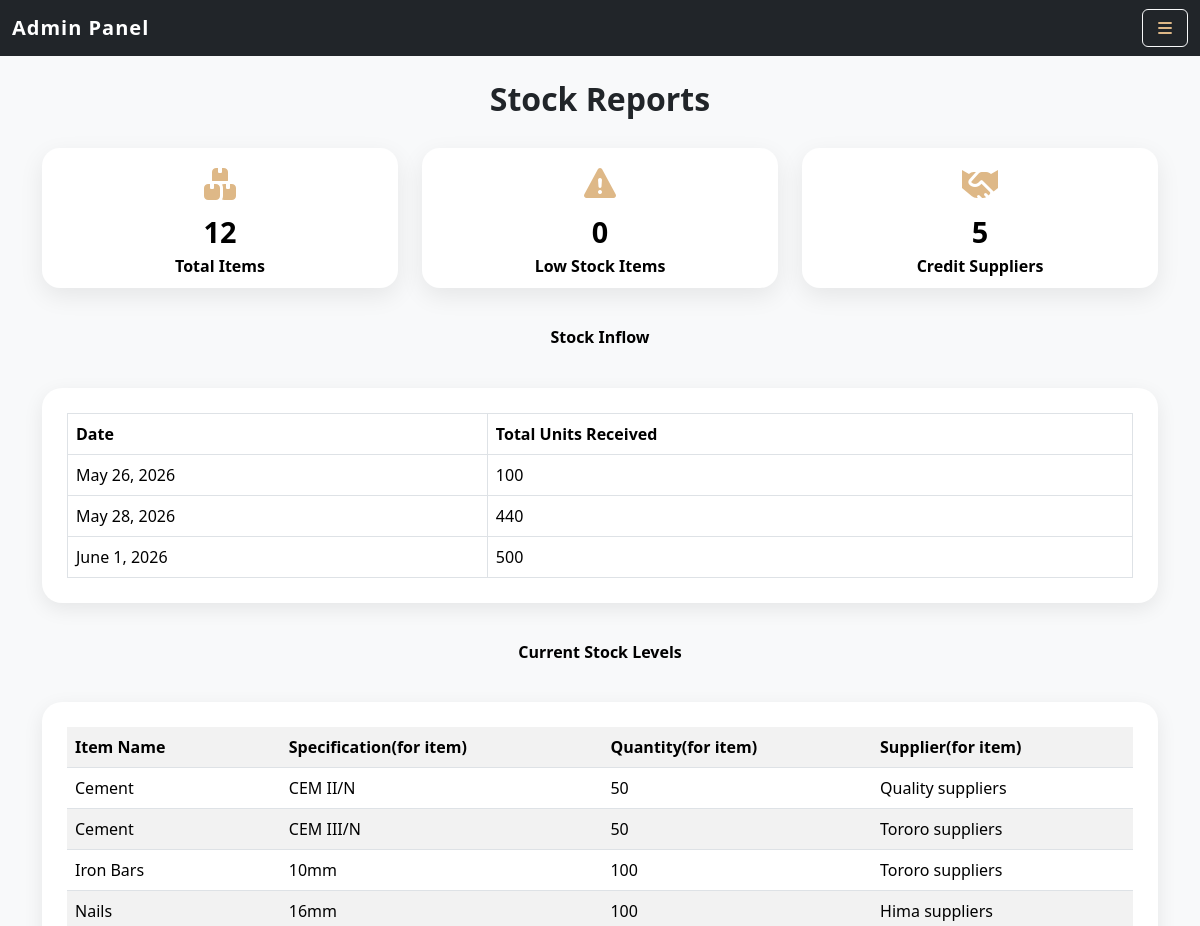
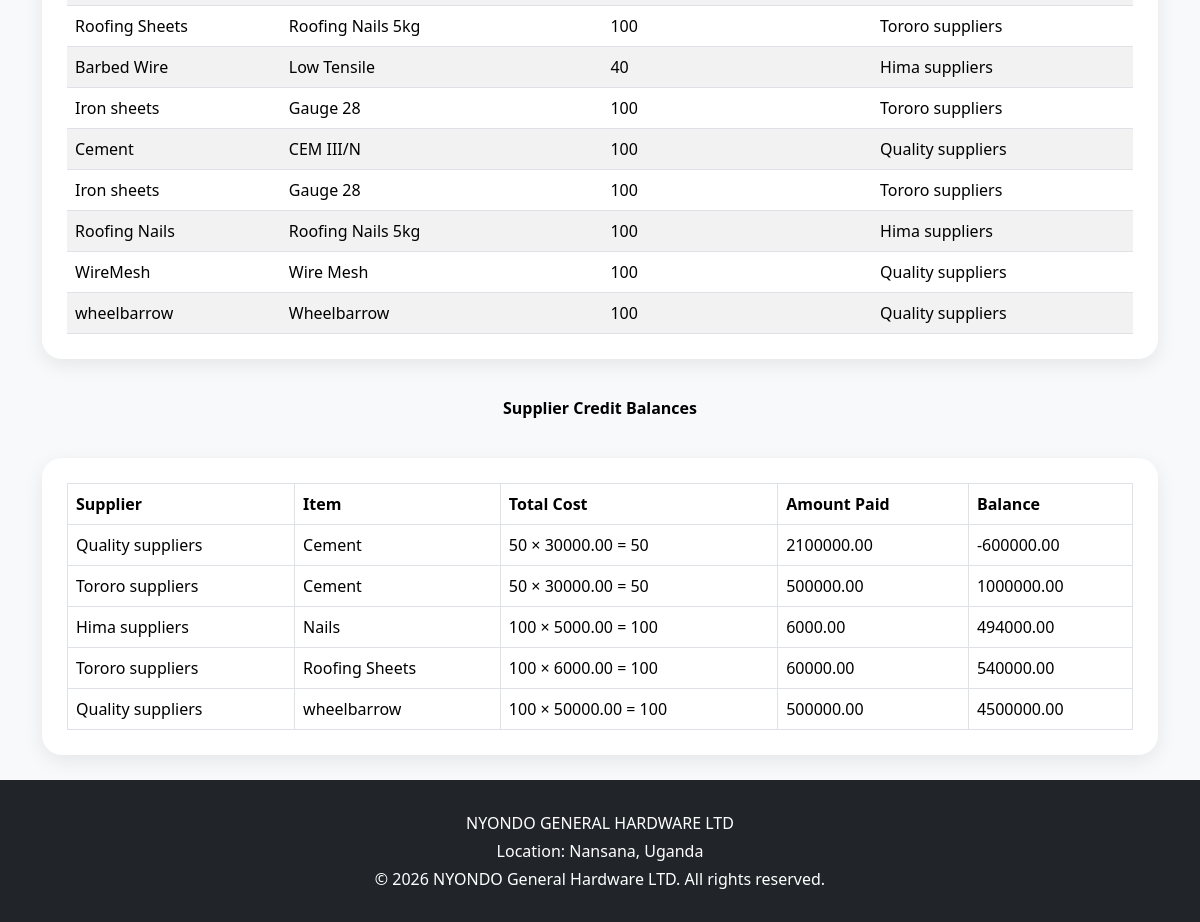
Page /dashboard/stock-reports/ on the earlier database version (2 pictures, top to bottom).
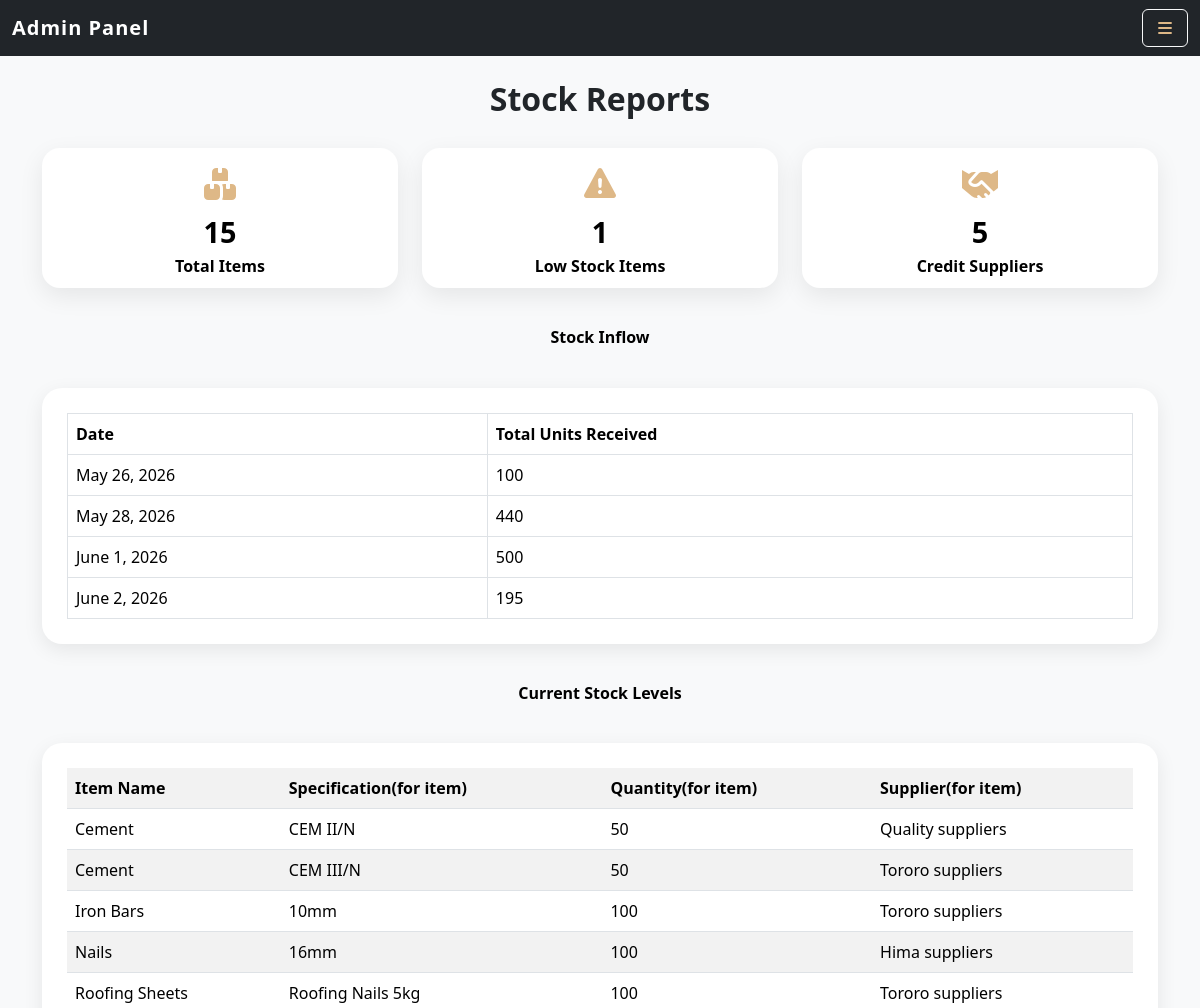
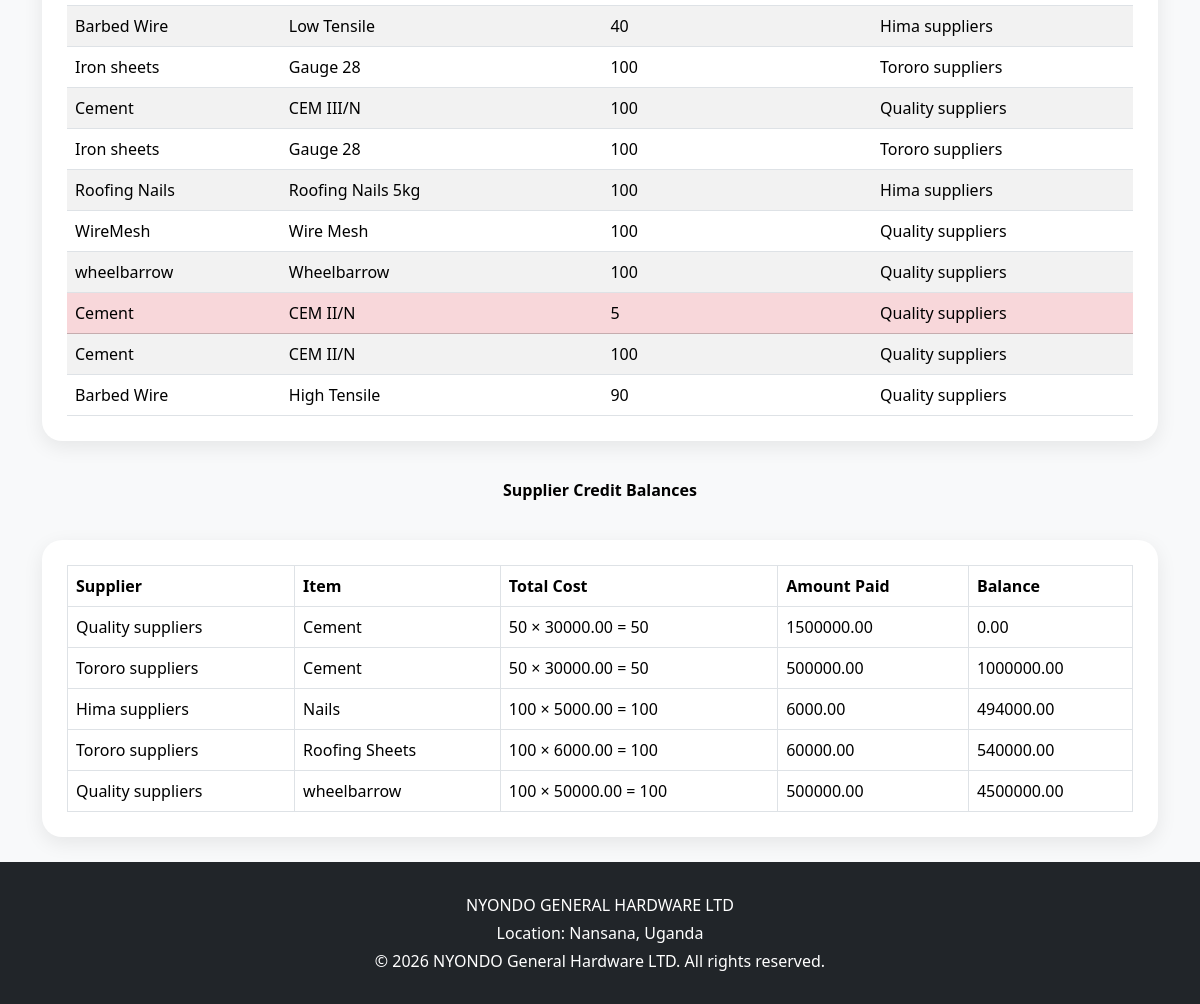
Same page on the later database version (2 pictures, top to bottom).
### dupapp/models.py (models this page shows, shortened)
class Stock(models.Model):
    item_name = models.CharField(max_length=50)
    specification = models.CharField(max_length=100,blank=True)
    quantity = models.IntegerField()
    unit_cost = models.DecimalField(max_digits=10,decimal_places=2)
    selling_price = models.DecimalField(max_digits=10,decimal_places=2 )
    supplier = models.ForeignKey(Supplier,on_delete=models.CASCADE,related_name='stocks')
    date_received = models.DateTimeField(auto_now_add=True)
    payment_method = models.CharField(max_length=20,choices=[
            ('Cash', 'Cash'),
            ('Credit', 'Credit')
        ]
    )
    amount_paid = models.DecimalField(max_digits=10,decimal_places=2,default=0)
    def balance(self):
        return (self.quantity * self.unit_cost) - self.amount_paid

class Supplier(models.Model):
    name = models.CharField(max_length=100, unique=True)
    email = models.EmailField(unique=True)
    contact = models.CharField(max_length=20,blank=True,null=True)
    address = models.CharField(max_length=200,blank=True,null=True)

### dupapp/views.py (the view)
# urls.py: path("dashboard/stock-reports/",views.admin_stock_reports,name="admin_stock_reports"),
def admin_stock_reports(request):
    inflow = Stock.objects.values(
        'date_received__date'
    ).annotate(total=Sum('quantity'))
    current_stock = Stock.objects.all()
    supplier_credit = Stock.objects.filter(
        payment_method="Credit"
    )
    low_stock = Stock.objects.filter(
        quantity__lt=10
    )
    return render(request, "reports_stock.html", {
        "inflow": inflow,
        "current_stock": current_stock,
        "supplier_credit": supplier_credit,
        "low_stock": low_stock,
    })

### dupapp/templates/reports_stock.html (shortened to what this page needs)
{% extends "base_admin.html" %}
{% block content %}
<h2>Stock Reports</h2>
<div class="row mb-4">
  <div class="col-md-4">
    <div class="report-card">
      <i class="fas fa-boxes"></i>
      <div class="number">{{ current_stock.count }}</div>
      <div class="label">Total Items</div>
    </div>
  </div>
  <div class="col-md-4">
    <div class="report-card">
      <i class="fas fa-exclamation-triangle "></i>
      <div class="number">{{ low_stock.count }}</div>
      <div class="label">Low Stock Items</div>
    </div>
  </div>
  <div class="col-md-4">
    <div class="report-card">
      <i class="fas fa-handshake"></i>
      <div class="number">{{ supplier_credit.count }}</div>
      <div class="label">Credit Suppliers</div>
    </div>
  </div>
</div>
<h4>
  <span class="section-title">
    Stock Inflow
  </span>
</h4>
<div class="report-section">
<table class="table table-bordered">
  <tr>
    <th>Date</th>
    <th>Total Units Received</th>
  </tr>
  {% for entry in inflow %}
    <tr><td>{{ entry.date_received__date }}</td><td>{{ entry.total }}</td></tr>
  {% endfor %}
</table>
</div>
<h4>
  <span class="section-title">
    Current Stock Levels
  </span>
</h4>
<div class="report-section">
<table class="table table-striped">
  <tr>
    <th>Item Name</th>
    <th>Specification(for item)</th>
    <th>Quantity(for item)</th>
    <th>Supplier(for item)</th>
  </tr>
  {% for stock in current_stock %}
    <tr {% if stock.quantity < 10 %} class="table-danger" {% endif %}>
      <td>{{ stock.item_name }}</td>
      <td>{{ stock.specification }}</td>
      <td>{{ stock.quantity }}</td>
      <td>{{ stock.supplier.name }}</td>
    </tr>
  {% endfor %}
</table>
</div>
<h4>
  <span class="section-title">
    Supplier Credit Balances
  </span>
</h4>
<div class="report-section">
<table class="table table-bordered">
  <tr><th>Supplier</th><th>Item</th><th>Total Cost</th><th>Amount Paid</th><th>Balance</th></tr>
  {% for stock in supplier_credit %}
    <tr>
      <td>{{ stock.supplier.name }}</td>
      <td>{{ stock.item_name }}</td>
      <td>{{ stock.quantity|floatformat:0 }} × {{ stock.unit_cost }} = {{ stock.quantity|floatformat:0|add:0|floatformat:0 }}</td>
      <td>{{ stock.amount_paid }}</td>
      <td>{{ stock.balance }}</td>
    </tr>
  {% endfor %}
</table>
</div>
{% endblock %}

Differences in the rows shown:
changed Stock (number 1 of 15 on the later page): amount_paid "2100000.00" → "1500000.00"; balance "-600000.00" → "0.00"
added Stock: item_name "Cement", specification "CEM II/N", quantity "5", supplier.name "Quality suppliers", shown under "Current Stock Levels"
added Stock: item_name "Cement", specification "CEM II/N", quantity "100", supplier.name "Quality suppliers", shown under "Current Stock Levels"
added Stock: item_name "Barbed Wire", specification "High Tensile", quantity "90", supplier.name "Quality suppliers", shown under "Current Stock Levels"
Other differences:
{{ current_stock.count }}: "12" → "15"
{{ low_stock.count }}: "0" → "1"
new list line: "June 2, 2026 195"
